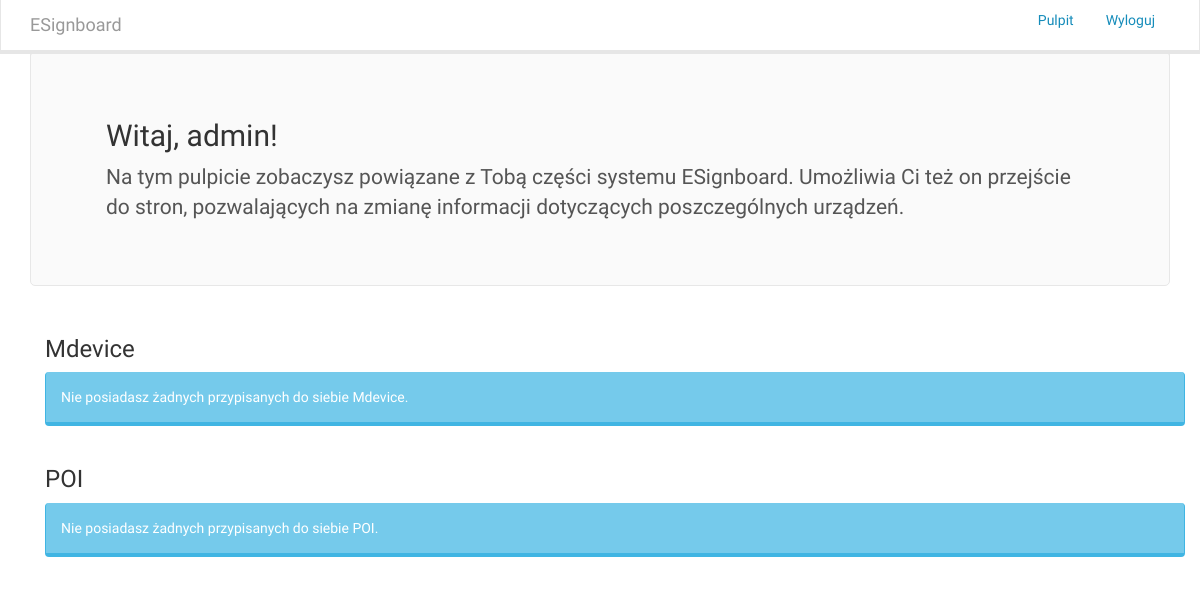
/devices/dashboard/ (signed in), run on an earlier commit of the app's database.
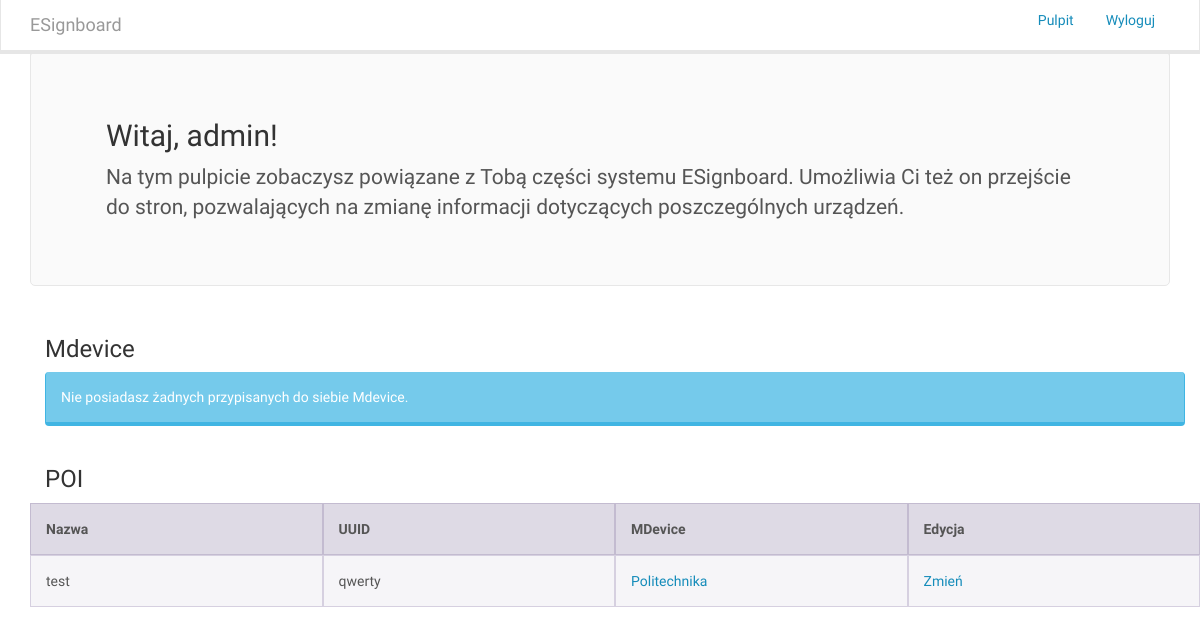
And on a later commit of the database.
### devices/models.py (models this page shows, shortened)
class Poi(models.Model):
    name = models.CharField(max_length=30)
    owners = models.ManyToManyField(User)
    parent_device = models.ForeignKey(Device, on_delete=models.CASCADE)
    content = models.TextField()
    uuid = models.CharField(max_length=32)

class Device(models.Model):
    name = models.CharField(max_length=30)
    owners = models.ManyToManyField(User)
    hash = models.CharField(max_length=32)

### devices/views.py (the view)
def dashboard(request):
    if not request.user.is_authenticated():
        return redirect('user:login')
    context = dict()
    context['mdevices'] = Device.objects.filter(owners__in=[request.user.id])
    context['pois'] = Poi.objects.filter(owners__in=[request.user.id])
    context['user'] = request.user
    return render(request, 'devices/dashboard.html', context)

### devices/templates/devices/dashboard.html (shortened to what this page needs)
{% extends 'main/base.html' %}
{% block content %}
    <div class="jumbotron">
      <div class="container">
        <h2>Witaj, {{user.username}}!</h2>
        <p>Na tym pulpicie zobaczysz powiązane z Tobą części systemu ESignboard. Umożliwia Ci też on przejście do stron, pozwalających na zmianę informacji dotyczących poszczególnych urządzeń.</p>
      </div>
    </div>
    <div class="container">
        <h3>Mdevice</h3>
            {% if not mdevices %}
            <div class="alert alert-info">
                Nie posiadasz żadnych przypisanych do siebie Mdevice.
            </div>
            {% endif %}
    </div>
    <div class="container">
        <div style="position: relative;">
            <h3>POI</h3>
        </div>
            {% if not pois %}
            <div class="alert alert-info">
                Nie posiadasz żadnych przypisanych do siebie POI.
            </div>
            {% else %}
            <div class="row head">
                    <div class="col-md-3">Nazwa</div>
                    <div class="col-md-3">UUID</div>
                    <div class="col-md-3">MDevice</div>
                    <div class="col-md-3">Edycja</div>
            </div>
                {% for poi in pois %}
                    <div class="row">
                        <div class="col-md-3">{{poi.name}}</div>
                        <div class="col-md-3">{{poi.uuid}}</div>
                        <div class="col-md-3"><a href="{% url 'devices:mdevice_edit' poi.parent_device.id %}">{{poi.parent_device.name}}</a></div>
                        <div class="col-md-3"><a href="{% url 'devices:poi_edit' poi.id %}">Zmień</a></div>
                    </div>
                {% endfor %}
            {% endif %}
    </div>
{% endblock %}

What changed in the data, as far as the page shows it:
added Poi: name "test", uuid "qwerty", parent_device.name "Politechnika"
Also different on the page:
text no longer shown: "Nie posiadasz żadnych przypisanych do siebie POI."
text now shown: "Nazwa UUID MDevice Edycja"
